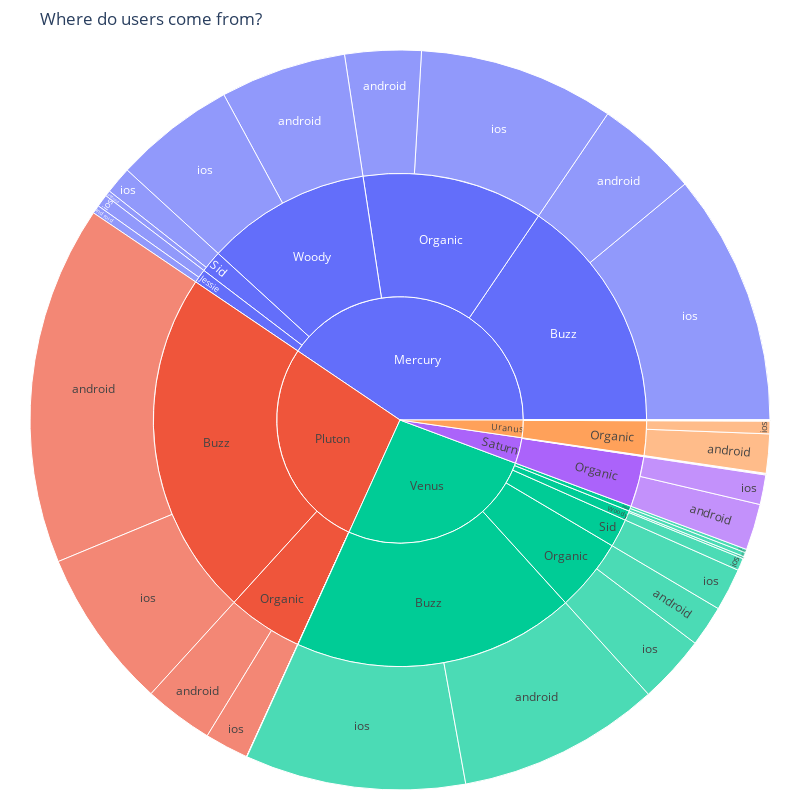

Here is the notebook cell this chart was saved with:
### Code cell
fig = px.sunburst(df_users, path=[ 'country', 'network', 'platform'], values='user_count')

fig.update_layout(
    title='Where are our users coming from?',
    margin=dict(t=50, l=10, r=10, b=10),
    width=800,
    height=800
)

fig.show()

### Figure 1 — Plotly figure (JSON) as saved in the notebook; plotly's stock layout.template omitted (floating-point values rounded to 4 significant figures)
{"data": [{"branchvalues": "total", "domain": {"x": [0, 1], "y": [0, 1]}, "hovertemplate": "labels=%{label}<br>user_count=%{value}<br>parent=%{parent}<br>id=%{id}<extra></extra>", "ids": ["Mercury/Buzz/android", "Pluton/Buzz/android", "Saturn/Buzz/android", "Uranus/Buzz/android", "Venus/Buzz/android", "Mercury/Jessie/android", "Pluton/Jessie/android", "Saturn/Jessie/android", "Uranus/Jessie/android", "Venus/Jessie/android", "Mercury/Organic/android", "Pluton/Organic/android", "Saturn/Organic/android", "Uranus/Organic/android", "Venus/Organic/android", "Mercury/Sid/android", "Saturn/Sid/android", "Mercury/Woody/android", "Pluton/Woody/android", "Saturn/Woody/android", "Uranus/Woody/android", "Venus/Woody/android", "Mercury/Buzz/ios", "Pluton/Buzz/ios", "Saturn/Buzz/ios", "Uranus/Buzz/ios", "Venus/Buzz/ios", "Mercury/Jessie/ios", "Pluton/Jessie/ios", "Venus/Jessie/ios", "Mercury/Organic/ios", "Pluton/Organic/ios", "Saturn/Organic/ios", "Uranus/Organic/ios", "Venus/Organic/ios", "Mercury/Sid/ios", "Pluton/Sid/ios", "Saturn/Sid/ios", "Uranus/Sid/ios", "Venus/Sid/ios", "Mercury/Woody/ios", "Pluton/Woody/ios", "Saturn/Woody/ios", "Uranus/Woody/ios", "Venus/Woody/ios", "Mercury/Buzz", "Pluton/Buzz", "Saturn/Buzz", "Uranus/Buzz", "Venus/Buzz", "Mercury/Jessie", "Pluton/Jessie", "Saturn/Jessie", "Uranus/Jessie", "Venus/Jessie", "Mercury/Organic", "Pluton/Organic", "Saturn/Organic", "Uranus/Organic", "Venus/Organic", "Mercury/Sid", "Pluton/Sid", "Saturn/Sid", "Uranus/Sid", "Venus/Sid", "Mercury/Woody", "Pluton/Woody", "Saturn/Woody", "Uranus/Woody", "Venus/Woody", "Mercury", "Pluton", "Saturn", "Uranus", "Venus"], "labels": ["android", "android", "android", "android", "android", "android", "android", "android", "android", "android", "android", "android", "android", "android", "android", "android", "android", "android", "android", "android", "android", "android", "ios", "ios", "ios", "ios", "ios", "ios", "ios", "ios", "ios", "ios", "ios", "ios", "ios", "ios", "ios", "ios", "ios", "ios", "ios", "ios", "ios", "ios", "ios", "Buzz", "Buzz", "Buzz", "Buzz", "Buzz", "Jessie", "Jessie", "Jessie", "Jessie", "Jessie", "Organic", "Organic", "Organic", "Organic", "Organic", "Sid", "Sid", "Sid", "Sid", "Sid", "Woody", "Woody", "Woody", "Woody", "Woody", "Mercury", "Pluton", "Saturn", "Uranus", "Venus"], "name": "", "parents": ["Mercury/Buzz", "Pluton/Buzz", "Saturn/Buzz", "Uranus/Buzz", "Venus/Buzz", "Mercury/Jessie", "Pluton/Jessie", "Saturn/Jessie", "Uranus/Jessie", "Venus/Jessie", "Mercury/Organic", "Pluton/Organic", "Saturn/Organic", "Uranus/Organic", "Venus/Organic", "Mercury/Sid", "Saturn/Sid", "Mercury/Woody", "Pluton/Woody", "Saturn/Woody", "Uranus/Woody", "Venus/Woody", "Mercury/Buzz", "Pluton/Buzz", "Saturn/Buzz", "Uranus/Buzz", "Venus/Buzz", "Mercury/Jessie", "Pluton/Jessie", "Venus/Jessie", "Mercury/Organic", "Pluton/Organic", "Saturn/Organic", "Uranus/Organic", "Venus/Organic", "Mercury/Sid", "Pluton/Sid", "Saturn/Sid", "Uranus/Sid", "Venus/Sid", "Mercury/Woody", "Pluton/Woody", "Saturn/Woody", "Uranus/Woody", "Venus/Woody", "Mercury", "Pluton", "Saturn", "Uranus", "Venus", "Mercury", "Pluton", "Saturn", "Uranus", "Venus", "Mercury", "Pluton", "Saturn", "Uranus", "Venus", "Mercury", "Pluton", "Saturn", "Uranus", "Venus", "Mercury", "Pluton", "Saturn", "Uranus", "Venus", "", "", "", "", ""], "type": "sunburst", "values": [9687, 33784, 29, 42, 19072, 782, 15, 77, 35, 317, 7157, 6503, 4339, 3670, 3855, 537, 2, 11829, 19, 5, 11, 209, 23676, 15064, 15, 1, 20723, 1174, 1, 389, 18411, 4121, 2786, 1188, 6410, 2548, 1, 16, 2, 4003, 11397, 5, 9, 8, 1158, 33363, 48848, 44, 43, 39795, 1956, 16, 77, 35, 706, 25568, 10624, 7125, 4858, 10265, 3085, 1, 18, 2, 4003, 23226, 24, 14, 19, 1367, 87198, 59513, 7278, 4957, 56136]}], "layout": {"height": 800, "legend": {"tracegroupgap": 0}, "margin": {"b": 10, "l": 10, "r": 10, "t": 50}, "title": {"text": "Where do users come from?"}, "width": 800}}
